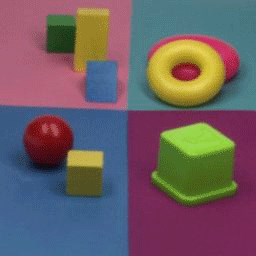
#> input picture sample.png, 256 x 256 px
$ jupyter execute colorspace.ipynb   (shell and % lines are left out)   (older library calls are emulated)
#> lines starting #> are read from the running program, lines starting #| are printed output that depends on the picture; after the words box and inside, x2 and y2 are one past the last pixel; in counts of white or black regions, pixels touching at a corner belong together
<center><h1>COLORSPACES</h1></center>

[cell 1]
from google.colab import drive
drive.mount('/gdrive')

[cell 2]
%cd '/gdrive/My Drive/Colab Notebooks/image/colorspaces'

[cell 3]
filename='sample.png'

[cell 4]
from PIL import Image

img  = Image.open(filename)
#> img is the input picture: PIL image 256x256 RGB; mean R, G, B 108.4, 93.6, 99.1

[cell 5]
from skimage import io

img = io.imread(filename)

[cell 6]
import matplotlib.pyplot as plt

plt.imshow(img)
plt.title(filename)
plt.axis('off')
plt.show()

resize to manageable dimensions

[cell 7]
import numpy as np
from skimage.transform import resize

(width, height) = (img.shape[0], img.shape[1])
#> width = 256; height = 256
RGB=img
maxdim=height
#> maxdim = 256
if width > height:
    maxdim=width
if maxdim > 320:
    (width, height) = ((320 * width) // maxdim, (320 * height) // maxdim)
    img = resize(img,(width, height),anti_aliasing=True)
print("size: {} pixels".format(width*height))
#| size: 65536 pixels
RGB.shape
#> Out = (256, 256, 3)

[cell 8]
import matplotlib.pyplot as plt

plt.imshow(RGB)
plt.title(filename)
plt.show()

## RGB

[cell 9]
import matplotlib as mp
cmap_br = mp.colors.LinearSegmentedColormap.from_list("", ["black","red"])
cmap_bb = mp.colors.LinearSegmentedColormap.from_list("", ["black","blue"])
cmap_bg = mp.colors.LinearSegmentedColormap.from_list("", ["black","green"])

https://towardsdatascience.com/subplots-in-matplotlib-a-guide-and-tool-for-planning-your-plots-7d63fa632857
https://qed0711.github.io/plot-planner/

[cell 10]
fig = plt.figure(figsize=(20,20))
ax1=fig.add_subplot(1, 3, 1)
ax2=fig.add_subplot(1, 3, 2)
ax3=fig.add_subplot(1, 3, 3)
ax1.imshow(RGB[:,:,0]*255, cmap=cmap_br, vmin=0, vmax=255)
ax1.title.set_text("RED")
ax1.axis('off')
ax2.imshow(RGB[:,:,1]*255, cmap=cmap_bg, vmin=0, vmax=255)
ax2.title.set_text("GREEN")
ax2.axis('off')
ax3.imshow(RGB[:,:,2]*255, cmap=cmap_bb, vmin=0, vmax=255)
ax3.title.set_text("BLUE")
ax3.axis('off')
plt.show()

[cell 11]
import pandas as pd
from pyntcloud import PyntCloud

def plotSpace(LAB,RGB,axes={}):
    (width, height,_) = RGB.shape
#> width = 256; height = 256
    RGB_=np.reshape(RGB,[width*height,3]).astype(np.int32)
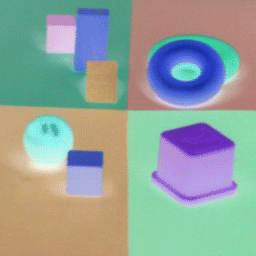
#> RGB: shape (256, 256, 3); mean of channels 0, 1, 2 147.6, 162.4, 156.9; drawn as R, G, B
    LAB_=np.reshape(LAB,[width*height,3]).astype(np.int32)
    LABRGB_=np.hstack((LAB_,RGB_))

    points = pd.DataFrame(np.array(LABRGB_),columns=['x','y','z','red','green','blue'])
#> points = table of 65536 rows and 6 columns
    cloud = PyntCloud(points)
    cloud.plot(elev=10.,azim=75.,initial_point_size=1,polylines=axes)

[cell 12]
axes= [{"color": "red","vertices": [[0, 0, 0], [256, 0, 0]] },
       {"color": "green","vertices": [[0, 0, 0], [0, 256, 0]] },
       {"color": "blue","vertices": [[0, 0, 0], [0, 0, 256]] },
]
plotSpace(RGB*255,RGB*255,axes)
#> (the call stopped at in plotSpace, `cloud = PyntCloud(points)`: pyntcloud is not available in this run)

## CIE Lab

[cell 13]
from skimage.color import rgb2lab

LAB = rgb2lab(RGB)
#> LAB: shape (256, 256, 3) float64; mean of channels 0, 1, 2 42.7, 9.8, 0.4

[cell 14]
import matplotlib as mp
cmap_gr = mp.colors.LinearSegmentedColormap.from_list("", ["red","green"])
cmap_vy = mp.colors.LinearSegmentedColormap.from_list("", ["yellow","blue"])

[cell 15]
fig = plt.figure(figsize=(20,20))
ax1=fig.add_subplot(1, 3, 1)
ax2=fig.add_subplot(1, 3, 2)
ax3=fig.add_subplot(1, 3, 3)
ax1.imshow(LAB[:,:,0], cmap='gray', vmin=0, vmax=255)
ax1.axis('off')
ax1.title.set_text("L")
ax2.imshow(LAB[:,:,1], cmap=cmap_gr, vmin=0, vmax=255)
ax2.axis('off')
ax2.title.set_text("a")
ax3.imshow(LAB[:,:,2], cmap=cmap_vy, vmin=0, vmax=255)
ax3.axis('off')
ax3.title.set_text("b")
plt.show()

[cell 16]
axes= [{"color": "white","vertices": [[0, 0, 0], [256, 0, 0]] },
       {"color": "red","vertices": [[0, 0, 0], [0, 256, 0]] },
       {"color": "yellow","vertices": [[0, 0, 0], [0, 0, 256]] },
]
plotSpace(LAB,RGB*255,axes)
#> (the call stopped at in plotSpace, `cloud = PyntCloud(points)`: pyntcloud is not available in this run)

## normalized RGB

[cell 17]
def convert_rgb2nrgb(RGB,epsilon=np.finfo(float).eps):
#> called with epsilon = 2.22e-16
    X=RGB.astype(np.float)
    N=X[:,:,0]+X[:,:,1]+X[:,:,2]
    N[N<=0.0]=1.0
    nRGB=X/np.stack((N,N,N),axis=2)
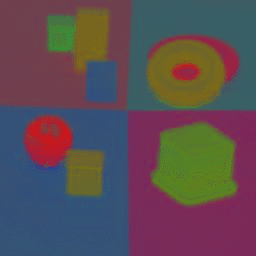
#> nRGB: shape (256, 256, 3) float64; mean R, G, B 0.364, 0.305, 0.331
    return nRGB

[cell 18]
nRGB=convert_rgb2nrgb(RGB)

[cell 19]
import matplotlib as mp
cmap_br = mp.colors.LinearSegmentedColormap.from_list("", ["black","red"])
cmap_bb = mp.colors.LinearSegmentedColormap.from_list("", ["black","blue"])
cmap_bg = mp.colors.LinearSegmentedColormap.from_list("", ["black","green"])

[cell 20]
fig = plt.figure(figsize=(20,20))
ax1=fig.add_subplot(1, 3, 1)
ax2=fig.add_subplot(1, 3, 2)
ax3=fig.add_subplot(1, 3, 3)
ax1.imshow(255*nRGB[:,:,0], cmap=cmap_br, vmin=0, vmax=255)
ax1.axis('off')
ax1.title.set_text("r")
ax2.imshow(255*nRGB[:,:,1], cmap=cmap_bg, vmin=0, vmax=255)
ax2.axis('off')
ax2.title.set_text("g")
ax3.imshow(255*nRGB[:,:,2], cmap=cmap_bb, vmin=0, vmax=255)
ax3.axis('off')
ax3.title.set_text("b")
plt.show()
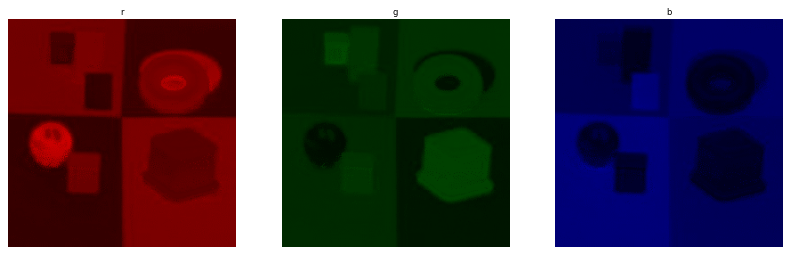
#> figure drawn by matplotlib, 3 panels

[cell 21]
import matplotlib.pyplot as plt

plt.imshow(nRGB)
plt.title("normalized RGB {}".format(filename))
plt.axis('off')
plt.show()

## GCM - Gaussian Color Model

[cell 22]
def convert_rgb2gcm(RGB,epsilon=np.finfo(float).eps):
#> called with epsilon = 2.22e-16
    rgbdtype=RGB.dtype
    (width, height,_) = RGB.shape
#> width = 256; height = 256
    RGB_=np.reshape(RGB,[width*height,3]).astype(np.float)
    RGB_to_EElEll=np.mat('[0.06  0.3  0.34 ; 0.63  0.04 -0.6; 0.27 -0.35 0.17]')
    GCM_=np.array((RGB_*RGB_to_EElEll).astype(rgbdtype))
    return np.reshape(GCM_,RGB.shape)
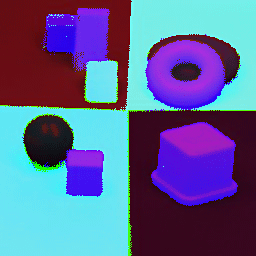
#> returned value: shape (256, 256, 3); mean of channels 0, 1, 2 91.7, 101, 148.9; drawn as R, G, B

[cell 23]
def scale1(img):
    """normalize [-1,1] array to values between 0.0 and 1.0"""
    return (img+1.0)/2.0

[cell 24]
GCM=convert_rgb2gcm(RGB)

[cell 25]
RGB.dtype

[cell 26]
np.min(RGB[:,:,0]),np.max(RGB[:,:,0])
#> Out = (9, 232)

[cell 27]
np.min(GCM[:,:,0]),np.max(GCM[:,:,0])
#> Out = (10, 173)

[cell 28]
np.min(GCM[:,:,1]),np.max(GCM[:,:,1])
#> Out = (0, 255)

[cell 29]
np.min(GCM[:,:,2]),np.max(GCM[:,:,2])
#> Out = (0, 255)
#> (the call stopped at in plotSpace, `cloud = PyntCloud(points)`: pyntcloud is not available in this run)

[cell 30]
def normalize256(ain):
    tmp=ain.copy()
    min_=np.amin(tmp)
    if min_<0 :
        tmp=tmp-min_
    max_=np.amax(tmp)
    #if max_>256 :
    tmp=tmp/(max_/256.)
    return tmp.astype(np.uint8)

[cell 31]
def scale256(img):
    """normalize [-1,1] array to values between 0 and 256"""
    tmp=((img+1.0)/2.0)*256
    return tmp.astype(np.uint8)
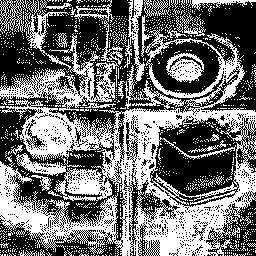
#> returned value: shape (256, 256); values 0 (black) and 128 (white), 44.6% white; 1146 white regions (1117 under 20 px), largest, box (x1, y1, x2, y2) and area: (0, 29, 256, 256) 19687, (0, 33, 119, 112) 2410, (24, 0, 72, 70) 727

[cell 32]
axes= [{"color": "white","vertices": [[0, 0, 0], [256, 0, 0]] },
       {"color": "green","vertices": [[0, 0, 0], [0, 256, 0]] },
       {"color": "blue","vertices": [[0, 0, 0], [0, 0, 256]] },
]
plotSpace(GCM,RGB*255,axes)

[cell 33]
fig = plt.figure(figsize=(20,20))
ax1=fig.add_subplot(1, 3, 1)
ax2=fig.add_subplot(1, 3, 2)
ax3=fig.add_subplot(1, 3, 3)
ax1.imshow(scale256(GCM[:,:,0]), cmap='gray', vmin=0, vmax=255)
ax1.axis('off')
ax1.title.set_text("E")
ax2.imshow(scale256(GCM[:,:,1]), cmap=cmap_gr, vmin=0, vmax=255)
#> in scale256 (call 2), `return tmp.astype(np.uint8)`: returned value: shape (256, 256); values 0 (black) and 128 (white), 39.8% white; 1635 white regions (1613 under 20 px), largest, box (x1, y1, x2, y2) and area: (0, 23, 256, 256) 18724, (0, 31, 46, 93) 1216, (74, 45, 121, 106) 1023
ax2.axis('off')
ax2.title.set_text("El")
ax3.imshow(scale256(GCM[:,:,2]), cmap=cmap_vy, vmin=0, vmax=255)
#> in scale256 (call 3), `return tmp.astype(np.uint8)`: returned value: shape (256, 256); values 0 (black) and 128 (white), 56.6% white; 1288 black regions (1258 under 20 px), largest, box (x1, y1, x2, y2) and area: (0, 23, 256, 256) 18308, (24, 0, 129, 104) 3650, (158, 139, 234, 185) 1074
ax3.axis('off')
ax3.title.set_text("Ell")
plt.show()

# INVARIANTS

### derivatives in the gaussian color model

[cell 34]
from scipy.ndimage import filters

sigma=2
epsilon=np.finfo(float).eps

[cell 35]
def dx(RGB,kernel=(sigma,sigma)):
#> called with kernel = (2, 2)
    if len(RGB.shape)==3:
        dRdx=filters.gaussian_filter(RGB[:,:,0].astype(np.float32), kernel, (1,0))
        dGdx=filters.gaussian_filter(RGB[:,:,1].astype(np.float32), kernel, (1,0))
        dBdx=filters.gaussian_filter(RGB[:,:,2].astype(np.float32), kernel, (1,0))
        dRGBdx=np.stack((dRdx,dGdx,dBdx),axis=2)
        return dRGBdx
    else:
        return filters.gaussian_filter(RGB[:,:].astype(np.float32), kernel, (1,0))

[cell 36]
def dy(RGB,kernel=(sigma,sigma)):
#> called with kernel = (2, 2)
    if len(RGB.shape)==3:
        dRdy=filters.gaussian_filter(RGB[:,:,0].astype(np.float32), kernel, (0,1))
        dGdy=filters.gaussian_filter(RGB[:,:,0].astype(np.float32), kernel, (0,1))
        dBdy=filters.gaussian_filter(RGB[:,:,0].astype(np.float32), kernel, (0,1))
        dRGBdy=np.stack((dRdy,dGdy,dBdy),axis=2)
        return dRGBdy
    else:
        return filters.gaussian_filter(RGB[:,:].astype(np.float32), kernel, (0,1))

[cell 37]
def channelEdge(GCMdx,GCMdy,channel=0):
    if len(GCMdx.shape)==3:
        Edx2=np.square(GCMdx[:,:,channel])
        Edy2=np.square(GCMdy[:,:,channel])
        return np.sqrt(Edx2+Edy2)
    else:
        Edx2=np.square(GCMdx[:,:])
        Edy2=np.square(GCMdy[:,:])
        return np.sqrt(Edx2+Edy2)

[cell 38]
GCMdx=dx(GCM)
GCMdy=dy(GCM)

[cell 39]
def allChannelsEdge(GCMdx,GCMdy):
    return np.sqrt(np.sum(np.square(GCMdx)+np.square(GCMdy),axis=2))

[cell 40]
GCMdw=allChannelsEdge(GCMdx,GCMdy)

[cell 41]
fig = plt.figure(figsize=(10,10))
ax1=fig.add_subplot(1, 2, 1)
ax2=fig.add_subplot(1, 2, 2)
ax1.imshow(GCMdw)
ax1.axis('off')
ax1.title.set_text("Edge strength")
ax2.imshow(RGB)
ax2.axis('off')
ax2.title.set_text("Original image")
plt.show()

### differential invariants for Lambertian Reflexion Model

[cell 42]
C=np.zeros(GCM.shape)
C[:,:,1]=GCM[:,:,1].astype(np.float)/(GCM[:,:,0].astype(np.float)+epsilon) # first invariant
C[:,:,2]=GCM[:,:,2].astype(np.float)/(GCM[:,:,0].astype(np.float)+epsilon) # second invariant
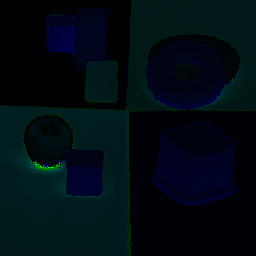
#> C: shape (256, 256, 3) float64; mean R, G, B 0, 1, 1.6; drawn with min black and max white
C[:,:,0]=epsilon                 # !! not an invariant

[cell 43]
np.min(C[:,:,0]),np.max(C[:,:,0])
#> Out = (2.22e-16, 2.22e-16)

[cell 44]
np.min(C[:,:,1]),np.max(C[:,:,1])
#> Out = (0, 20.92)

[cell 45]
np.min(C[:,:,2]),np.max(C[:,:,2])
#> Out = (0, 17)

[cell 46]
fig = plt.figure(figsize=(10,10))
ax1=fig.add_subplot(1, 2, 1)
ax2=fig.add_subplot(1, 2, 2)
ax1.imshow(normalize256(C[:,:,1]), cmap='gray', vmin=0, vmax=255)
#> in normalize256, `min_=np.amin(tmp)`: min_ = 0
#> in normalize256, `max_=np.amax(tmp)`: max_ = 20.92
ax1.axis('off')
ax1.title.set_text("first invariant")
ax2.imshow(normalize256(C[:,:,2]), cmap='gray', vmin=0, vmax=255)
#> in normalize256 (call 2), `tmp=ain.copy()`:
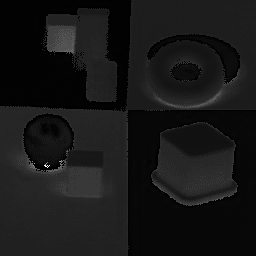
#> tmp: shape (256, 256) float64; min 0, max 17, mean 1.58; drawn with min black and max white
#> in normalize256 (call 2), `max_=np.amax(tmp)`: max_ = 17
ax2.axis('off')
ax2.title.set_text("second invariant")
plt.show()

differential invariants

[cell 47]
Cdx=dx(C)
#> call 2 of dx, with kernel = (2, 2)
#> in dx (call 2), `dRdx=filters.gaussian_filter(RGB[:,:,0].astype(np.float32), kernel, (1..`: dRdx: shape (256, 256) float32; every value is 0
#> in dx (call 2), `dBdx=filters.gaussian_filter(RGB[:,:,2].astype(np.float32), kernel, (1..`:
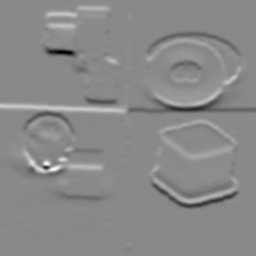
#> dBdx: shape (256, 256) float32; min -1.09, max 0.93, mean 0.00113; drawn with min black and max white
#> in dx (call 2), `dRGBdx=np.stack((dRdx,dGdx,dBdx),axis=2)`:
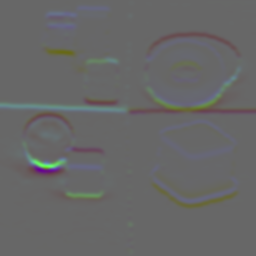
#> dRGBdx: shape (256, 256, 3) float32; mean of channels 0, 1, 2 0, 0.000341, 0.00113; drawn with min black and max white
Cdy=dy(C)
#> in dy (call 2), `dRGBdy=np.stack((dRdy,dGdy,dBdy),axis=2)`: dRGBdy: shape (256, 256, 3) float32; every value is 0

[cell 48]
Cld=channelEdge(Cdx,Cdy,1)
Clld=channelEdge(Cdx,Cdy,2)

[cell 49]
Ew=allChannelsEdge(Cdx,Cdy)
#> in allChannelsEdge (call 2), `return np.sqrt(np.sum(np.square(GCMdx)+np.square(GCMdy),axis=2))`:
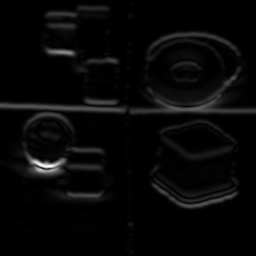
#> returned value: shape (256, 256) float32; min 1.95e-07, max 2.02, mean 0.0625; drawn with min black and max white

[cell 50]
fig = plt.figure(figsize=(10,10))
ax1=fig.add_subplot(1, 3, 1)
ax2=fig.add_subplot(1, 3, 2)
ax3=fig.add_subplot(1, 3, 3)
ax1.imshow(256*Ew, cmap='gray', vmin=0, vmax=255)
ax1.title.set_text("edges")
ax1.axis('off')
ax2.imshow(normalize256(Cld), cmap=cmap_gr, vmin=0, vmax=255)
ax2.title.set_text("differential first invariant")
ax2.axis('off')
ax3.imshow(normalize256(Clld), cmap=cmap_vy, vmin=0, vmax=255)
ax3.title.set_text("differential second invariant")
ax3.axis('off')
plt.show()

## differential invariants for Dichromatic Reflexion Model

'hue'

[cell 51]
import math

H=np.arctan2(GCM[:,:,1],GCM[:,:,2])*128.0/math.pi
H[H<0]=H[H<0]+256.0

'saturation'

[cell 52]
S=255*np.divide(np.sqrt(np.square(GCM[:,:,1])+np.square(GCM[:,:,2])),GCM[:,:,0]+epsilon)

hue edges

[cell 53]
Hdx=dx(H)
Hdy=dy(H)
Hw=channelEdge(Hdx,Hdy)

[cell 54]
fig = plt.figure(figsize=(10,10))
ax1=fig.add_subplot(1, 3, 1)
ax2=fig.add_subplot(1, 3, 2)
ax3=fig.add_subplot(1, 3, 3)
ax1.imshow(H.astype(np.float), cmap='gray', vmin=0, vmax=255)
ax1.axis('off')
ax1.title.set_text("hue")
ax2.imshow(S.astype(np.float), cmap='gray', vmin=0, vmax=255)
ax2.axis('off')
ax2.title.set_text("saturation")
ax3.imshow(Hw.astype(np.float))
ax3.axis('off')
ax3.title.set_text("hue edges")
plt.show()

## QUASI-INVARIANTS

spatial derivative x,y

[cell 55]
dRGBdx=dx(RGB)
dRGBdy=dy(RGB)

color edge

[cell 56]
Cw=allChannelsEdge(dRGBdx,dRGBdy)

[cell 57]
fig = plt.figure(figsize=(10,10))
ax1=fig.add_subplot(1, 2, 1)
ax2=fig.add_subplot(1, 2, 2)
ax1.imshow(Cw)
ax1.axis('off')
ax1.title.set_text("Edge strength")
ax2.imshow(RGB)
ax2.axis('off')
ax2.title.set_text("Original image")
plt.show()

### shadow/shading

shadow shading direction (unit RGB vectors)

[cell 58]
def shadowDirection(RGB,epsilon=np.finfo(float).eps):
    N=np.sqrt(np.sum(np.square(RGB.astype(np.float)),axis=2))
    N[N<=0.0]=epsilon
    F1=RGB/np.stack((N,N,N), axis=2)
    return F1

[cell 59]
F1=shadowDirection(RGB)

[cell 60]
import matplotlib.pyplot as plt

plt.imshow(F1)
plt.title('shadow/shading direction')
plt.show()

project spatial derivatives on the shadow/shading direction

[cell 61]
def projectSpatialDerivative(dRGBdx,F1):
    (width,height,_)=dRGBdx.shape
#> width = 256; height = 256
    F1_=F1.reshape((width*height,3))
    dRGBdx_=dRGBdx.reshape((width*height,3))
    PdRGBdx_=np.sum(dRGBdx_*F1_, axis=1)                         # project dRGBdx on F1
    VPdRGBdx_=np.stack((PdRGBdx_,PdRGBdx_,PdRGBdx_), axis=1)*F1_ # direction
    PdRGBdx=PdRGBdx_.reshape((width,height))                     # projection as image L
    VPdRGBdx=VPdRGBdx_.reshape((width,height,3))                 # vector as RGB image
    return VPdRGBdx,PdRGBdx

compute variant and invariant edges

[cell 62]
def computeQuasiVariantInvariant(dRGBdx,dRGBdy,F1):
    VPdRGBdx,PdRGBdx=projectSpatialDerivative(dRGBdx,F1)
    VPdRGBdy,PdRGBdy=projectSpatialDerivative(dRGBdy,F1)
    Ew=np.sqrt(np.sum(np.square(VPdRGBdx)+np.square(VPdRGBdy),axis=2))
    Iw=np.sqrt(np.sum(np.square(dRGBdx-VPdRGBdx)+np.square(dRGBdy-VPdRGBdy),axis=2))
    return Ew,Iw

[cell 63]
Ew,Iw=computeQuasiVariantInvariant(dRGBdx,dRGBdy,F1)

[cell 64]
fig = plt.figure(figsize=(10,10))

ax1=fig.add_subplot(1, 3, 1)
ax2=fig.add_subplot(1, 3, 2)
ax3=fig.add_subplot(1, 3, 3)
ax1.imshow(Iw)
ax1.axis('off')
ax1.title.set_text("shadow invariant edge")
ax2.imshow(Cw)
ax2.axis('off')
ax2.title.set_text("color edge")
ax3.imshow(Ew)
ax3.axis('off')
ax3.title.set_text("shadow variant")

fig.tight_layout()
plt.show()

### specularity

[cell 65]
def specularityDirection(RGB,epsilon=np.finfo(float).eps):
    B1=np.ones(RGB.shape)/math.sqrt(3) # assuming white light
    return B1

[cell 66]
B1=specularityDirection(RGB)

[cell 67]
import matplotlib.pyplot as plt

plt.imshow(B1)
plt.title('specularity direction')
plt.axis('off')
plt.show()

[cell 68]
Ew,Iw=computeQuasiVariantInvariant(dRGBdx,dRGBdy,B1)

[cell 69]
fig = plt.figure(figsize=(10,10))

ax1=fig.add_subplot(1, 3, 1)
ax2=fig.add_subplot(1, 3, 2)
ax3=fig.add_subplot(1, 3, 3)
ax1.imshow(Iw)
ax1.axis('off')
ax1.title.set_text("specularity invariant edge")
ax2.imshow(Cw)
ax2.axis('off')
ax2.title.set_text("color edge")
ax3.imshow(Ew)
ax3.axis('off')
ax3.title.set_text("specularity variant")

fig.tight_layout()
plt.show()

### material (hue)

cross product

[cell 70]
def materialDirection(F1,B1,epsilon=np.finfo(float).eps):
    M=np.cross(F1, B1, axisa=2, axisb=2)
    NM=np.sqrt(np.sum(np.square(M),axis=2))
    NM[NM<=0]=epsilon
    M1=M/np.stack((NM,NM,NM), axis=2)
    return M1

[cell 71]
M1=materialDirection(F1,B1)

[cell 72]
import matplotlib.pyplot as plt

plt.imshow(M1[...,[2,0,1]]/2+0.5)
plt.title('material direction')
plt.axis('off')
plt.show()

project spatial derivatives on the material direction

[cell 73]
Ew,Iw=computeQuasiVariantInvariant(dRGBdx,dRGBdy,M1)

[cell 74]
fig = plt.figure(figsize=(10,10))

ax1=fig.add_subplot(1, 3, 1)
ax2=fig.add_subplot(1, 3, 2)
ax3=fig.add_subplot(1, 3, 3)
ax1.imshow(Iw)
ax1.axis('off')
ax1.title.set_text("material invariant edge")
ax2.imshow(Cw)
ax2.axis('off')
ax2.title.set_text("color edge")
ax3.imshow(Ew)
ax3.axis('off')
ax3.title.set_text("material variant")

fig.tight_layout()
plt.show()

[cell 75]
def quasiInvariants(RGB,kernel=(sigma,sigma)):
    # spatial derivatives
    dRGBdx=dx(RGB,kernel)
    dRGBdy=dy(RGB,kernel)
    # color edges
    E=np.sqrt(np.sum(np.square(dRGBdx)+np.square(dRGBdy),axis=2))
    # shadow,specularity and material directions
    SSd=shadowDirection(RGB)
    SPd=specularityDirection(RGB)
    Md=materialDirection(F1,B1)
    # shadow,specularity and material variant & invariant edges
    SSv,SSi=computeQuasiVariantInvariant(dRGBdx,dRGBdy,SSd)
    SPv,SPi=computeQuasiVariantInvariant(dRGBdx,dRGBdy,SPd)
    Mv,Mi=computeQuasiVariantInvariant(dRGBdx,dRGBdy,Md)
    return (SSi.astype(RGB.dtype),SPi.astype(RGB.dtype),Mi.astype(RGB.dtype)), \
           (SSv.astype(RGB.dtype),SPv.astype(RGB.dtype),Mv.astype(RGB.dtype)), \
           (E.astype(RGB.dtype),dRGBdx.astype(RGB.dtype),dRGBdy.astype(RGB.dtype))

[cell 76]
(SSi,SPi,Mi),(SSv,SPv,Mv),(E,dRGBdx,dRGBdy)=quasiInvariants(RGB,kernel=(sigma,sigma))

[cell 77]
fig = plt.figure(figsize=(10,10))

ax1=fig.add_subplot(2, 2, 1)
ax2=fig.add_subplot(2, 2, 2)
ax3=fig.add_subplot(2, 2, 3)
ax4=fig.add_subplot(2, 2, 4)
ax1.imshow(E)
ax1.axis('off')
ax1.title.set_text("color edges")
ax2.imshow(SSi)
ax2.axis('off')
ax2.title.set_text("shadow invariant edges")
ax3.imshow(SPi)
ax3.axis('off')
ax3.title.set_text("specular invariant edges")
ax4.imshow(Mi)
ax4.axis('off')
ax4.title.set_text("material invariant edges")
fig.tight_layout()
plt.show()

[cell 78]
C=np.stack((SSi,SPi,Mi),axis=2)

[cell 79]
import matplotlib.pyplot as plt

plt.imshow(C/np.amax(C))
plt.title(filename)
plt.axis('off')
plt.show()

[cell 80]
import cv2
cv2.imwrite('outn.png',255*(C/np.amax(C)))
#> Out = True

[cell 81]
import cv2
cv2.imwrite('out.png',255*C)
#> Out = True
